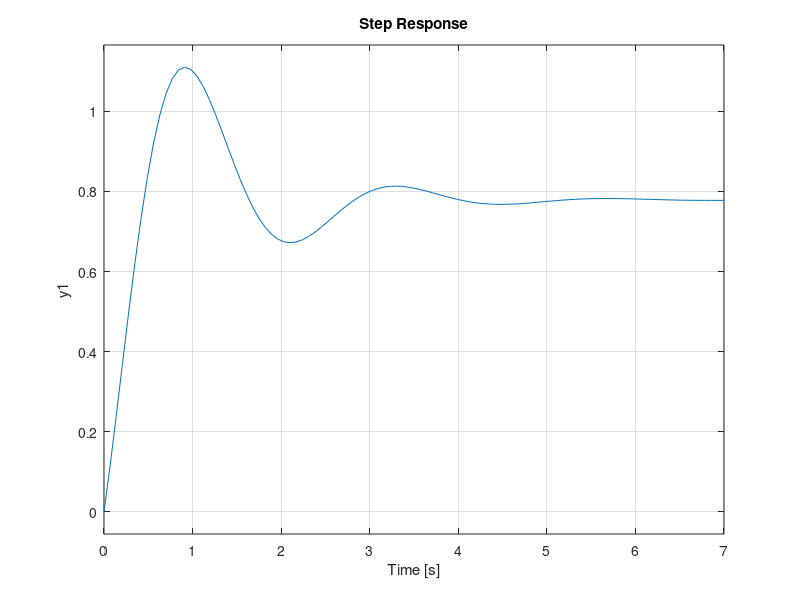
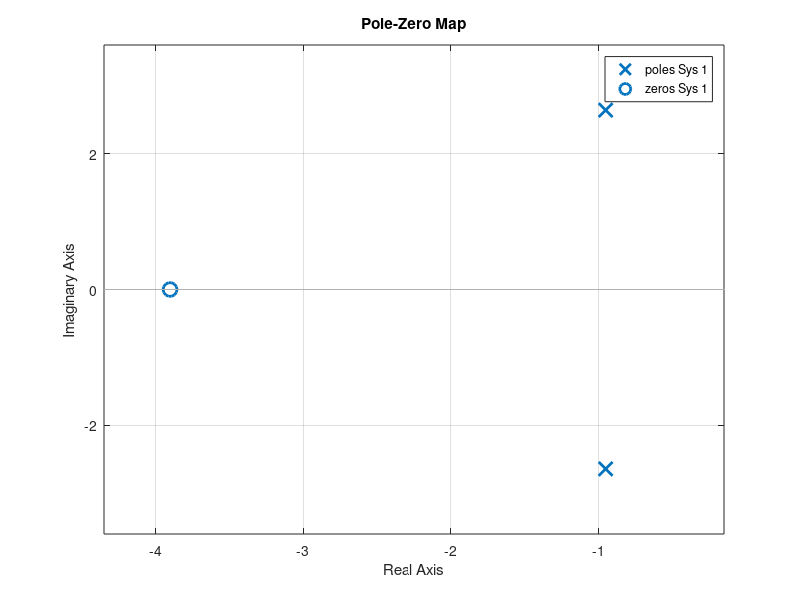

The MATLAB source for these figures, in order:
clc
clear all
close all

%given transfer function
G = tf( [0.05116] , [ 1 0.3307 1.744 ] ); 
%I'm defining s as a laplace variable to use in transfer functions
s = tf('s');

% f = 150*G/( 1+150*G );
% step(f)
% %according to part c ii, important constants can be found as
% wn = 2.04; 
% ksi = 0.636;
% p0 = 1;   %this term is chosen arbitrarly
% a=0.05116;
% b=0.3307;
% c=1.744;
% %PID constants are found by pole assignment technique
% ki = wn^2 * p0 / a
% kp = (wn^2 + 2*ksi*wn*p0 - c)/a
% kd = ( 2*wn*ksi + p0 - b )/a
% 
% %according to part c iii, important constants can be found as
% wn2 = 1.45; 
% ksi2 = 0.636;
% p02 = 2;   %this term is chosen arbitrarly
% %PID constants are found by pole assignment technique
% ki2 = wn2^2 * p02 / a
% kp2 = (wn2^2 + 2*ksi2*wn2*p02 - c)/a
% kd2 = ( 2*wn2*ksi2 + p02 - b )/a
% 
% T = (kd*s + kp + ki/s)*G/ ( 1 + (kd*s + kp + ki/s)*G );
% step(T,50)
% stepinfo(T)
% 
% figure
% U = (kd2*s + kp2 + ki2/s)*G/ ( 1 + (kd2*s + kp2 + ki2/s)*G );
% step(U,50)
% stepinfo(U)
% 
% Y = ( 0.0765 + 0.05116*s )/( s^2 + 0.3307*s + 1.744 ) ;
% rlocus(Y)
kp=120;
ki=0;
kd=30.75;
controller=pid(kp,ki,kd);
step(feedback(controller*G,[1]))
figure
pzmap(feedback(controller*G,[1]))







